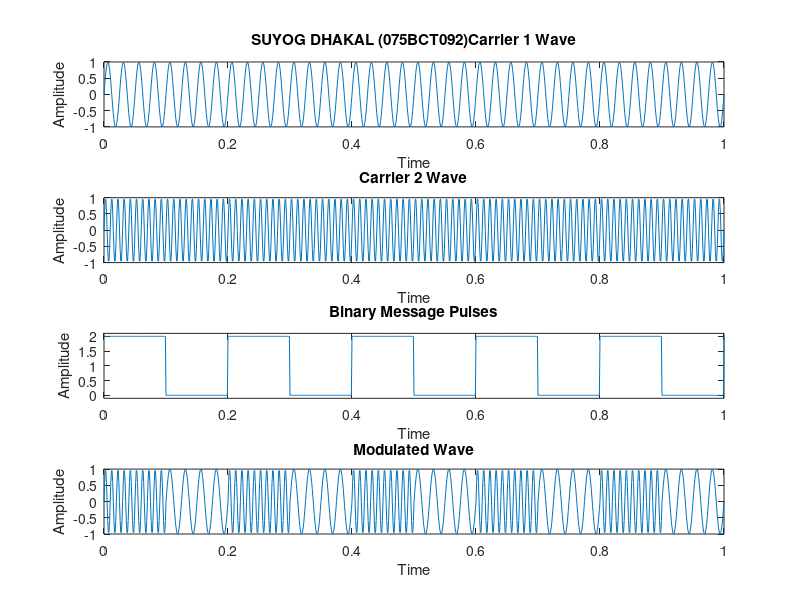

This figure's MATLAB source:
clc %for clearing the command window
close all %for closing all the window except command window
clear all %for deleting all the variables from the memory
fc1=40 %input('Enter the freq of 1st Sine Wave carrier:');
fc2=100 %input('Enter the freq of 2nd Sine Wave carrier:');
fp=5 %input('Enter the freq of Periodic Binary pulse (Message):');
amp=1 %input('Enter the amplitude (For Both Carrier & Binary Pulse Message):');
%amp=amp/2;
t=0:0.001:1; % For setting the sampling interval
c1=amp.*sin(2*pi*fc1*t);% For Generating 1st Carrier Sine wave
c2=amp.*sin(2*pi*fc2*t);% For Generating 2nd Carrier Sine wave
subplot(4,1,1); %For Plotting The Carrier wave
plot(t,c1)
xlabel('Time')
ylabel('Amplitude')
title('SUYOG DHAKAL (075BCT092)Carrier 1 Wave')
subplot(4,1,2) %For Plotting The Carrier wave
plot(t,c2)
xlabel('Time')
ylabel('Amplitude')
title('Carrier 2 Wave')
m=amp.*square(2*pi*fp*t)+amp;%For Generating Square wave message
subplot(4,1,3) %For Plotting The Square Binary Pulse (Message)
plot(t,m)
axis([0 1 -0.1 2.1]);
xlabel('Time')
ylabel('Amplitude')
title('Binary Message Pulses')
for i=0:1000 %here we are generating the modulated wave
    if m(i+1)==0
        mm(i+1)=c1(i+1);       
        else
         mm(i+1)=c2(i+1);
    end
end
subplot(4,1,4) %For Plotting The Modulated wave
plot(t,mm)
xlabel('Time')
ylabel('Amplitude')
title('Modulated Wave')